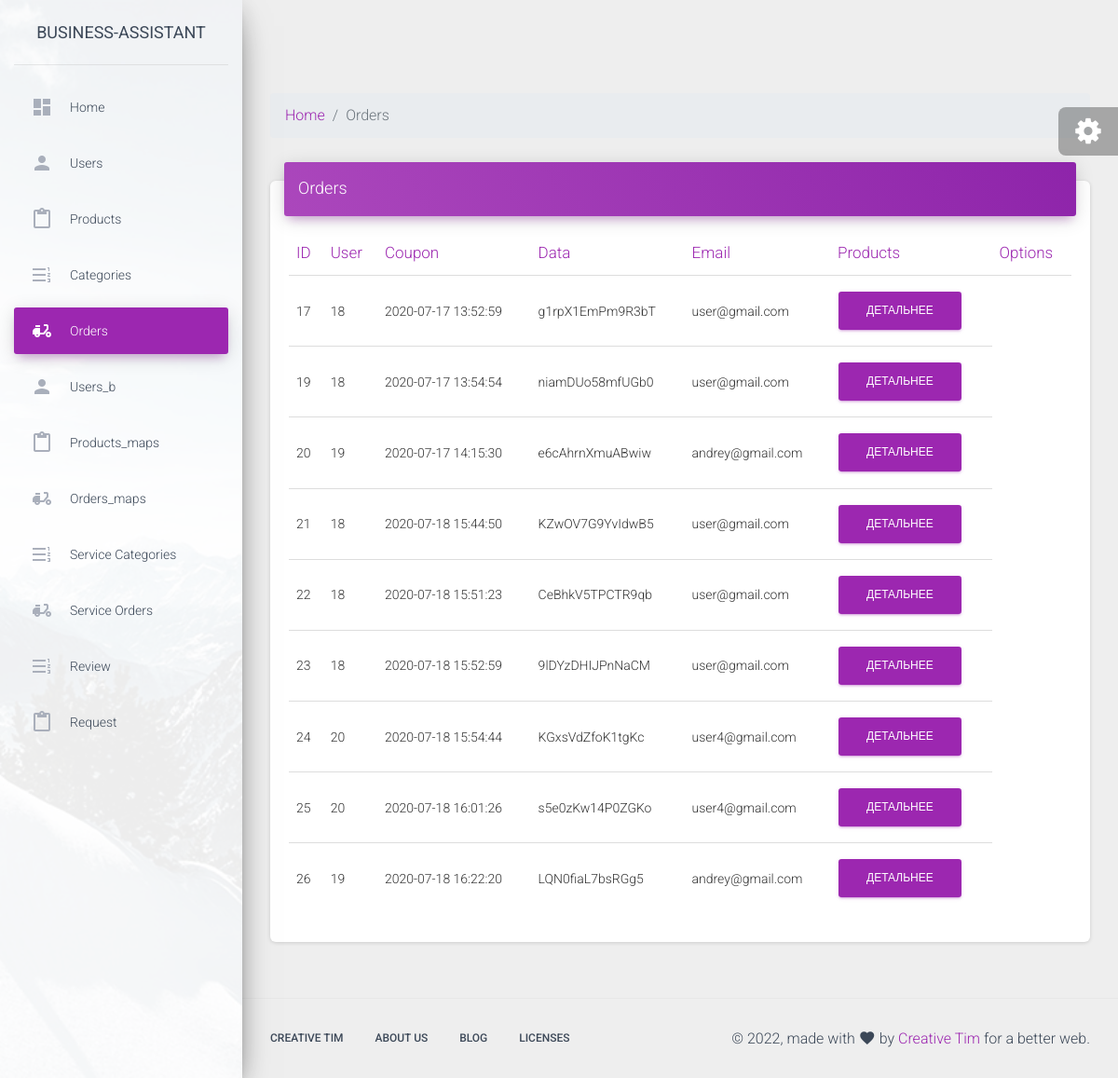
The page /admin/orders.php on the database its author committed.
### tables this page shows
CREATE TABLE `orders` (
  `id` int(11) NOT NULL,
  `user_id` int(11) NOT NULL,
  `coupon` varchar(50) NOT NULL,
  `data` datetime NOT NULL DEFAULT current_timestamp(),
  `email` varchar(255) NOT NULL,
  `product_id` int(11) NOT NULL
);

### admin/orders.php (the view, shortened to what this page needs)
<?php
include $_SERVER["DOCUMENT_ROOT"] . "/configs/db.php";
include $_SERVER["DOCUMENT_ROOT"] . "/admin/parts/header.php";
?>
<nav aria-label="breadcrumb">
  <ol class="breadcrumb">
    <li class="breadcrumb-item"><a href="/admin">Home</a></li>
    <li class="breadcrumb-item active" aria-current="page">Orders</li>
  </ol>
</nav>
<div class="row">
  <div class="col-md-12">
    <div class="card">
      <div class="card-header card-header-primary">
        <h4 class="card-title ">
          Orders
        </h4>
      </div>
      <div class="card-body">
        <div class="table-responsive">
          <table class="table">
            <thead class=" text-primary">
              <th>ID</th>
              <th>User</th>
              <th>Coupon</th>
              <th>Data</th>
              <th>Email</th>
              <th>Products</th>
              <th>Options</th>
            </thead>
            <tbody>
                <?php
               $sql = "SELECT * FROM orders";
                $result = $conn->query($sql);
                while ($row = mysqli_fetch_assoc($result)) {
                ?>
                <tr>
                    <td><?php echo $row["id"] ?></td>
                    <td><?php echo $row["user_id"] ?></td>
                    <td><?php echo $row["data"] ?></td>
                    <td><?php echo $row["coupon"] ?></td>
                    <td><?php echo $row["email"] ?></td>
                    <td>
                      <a href="modules/orders/products.php?id=<?php echo $row["id"] ?>" class="btn btn-primary">Детальнее</a>
                  </td>
                </tr>
              <?php
              }
              ?>
            </tbody>
          </table>
        </div>
      </div>
    </div>
  </div>
</div>
<?php
include $_SERVER["DOCUMENT_ROOT"] . "/admin/parts/footer.php";
?>

### rows shown on the page
orders: id "17", user "18", data "2020-07-17 13:52:59", coupon "g1rpX1EmPm9R3bT", email "user@gmail.com"
orders: id "19", user "18", data "2020-07-17 13:54:54", coupon "niamDUo58mfUGb0", email "user@gmail.com"
orders: id "20", user "19", data "2020-07-17 14:15:30", coupon "e6cAhrnXmuABwiw", email "andrey@gmail.com"
orders: id "21", user "18", data "2020-07-18 15:44:50", coupon "KZwOV7G9YvIdwB5", email "user@gmail.com"
orders: id "22", user "18", data "2020-07-18 15:51:23", coupon "CeBhkV5TPCTR9qb", email "user@gmail.com"
orders: id "23", user "18", data "2020-07-18 15:52:59", coupon "9lDYzDHIJPnNaCM", email "user@gmail.com"
orders: id "24", user "20", data "2020-07-18 15:54:44", coupon "KGxsVdZfoK1tgKc", email "user4@gmail.com"
orders: id "25", user "20", data "2020-07-18 16:01:26", coupon "s5e0zKw14P0ZGKo", email "user4@gmail.com"
orders: id "26", user "19", data "2020-07-18 16:22:20", coupon "LQN0fiaL7bsRGg5", email "andrey@gmail.com"
